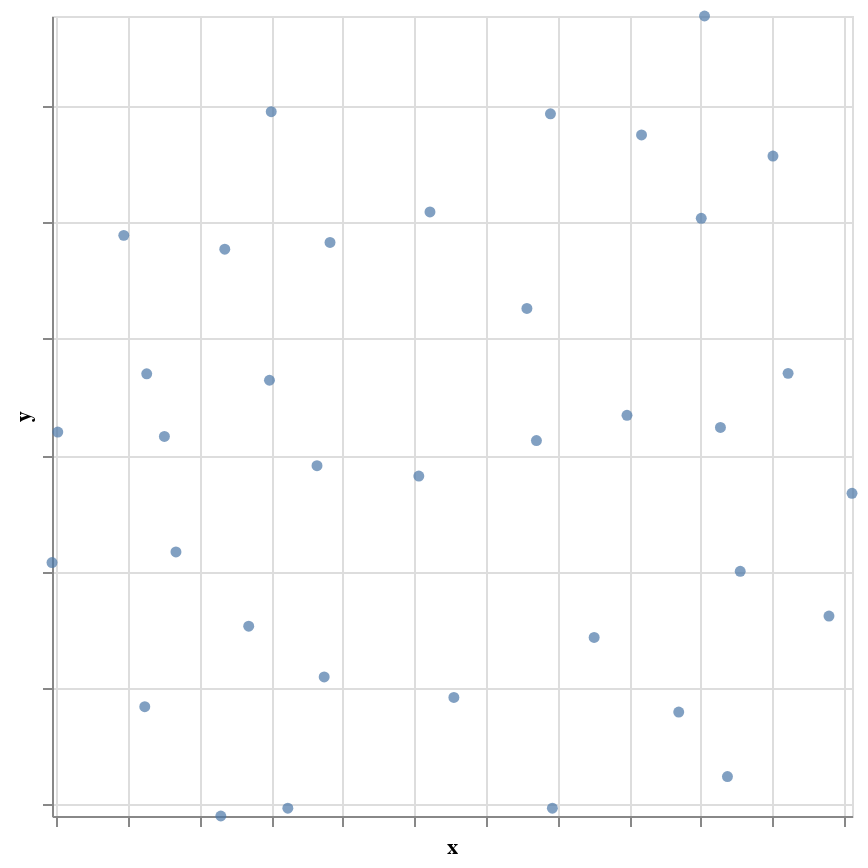

The notebook cell this image was saved under:
### Markdown cell above
### UMAP

One major downside of PCA is that it throws away a lot of dimensionality information not included in the few (often two) principal components that are selected. A more recently developed dimensionality reduction technique is [UMAP](https://umap-learn.readthedocs.io/) (Uniform manifold approximation and projection). With this projection technique all dimensions are considered—as the name suggests: *in approximation*—to generate a dimensionality reduction that satisfies both global and local structures. We keep it brief here, but [there is more to it](https://pair-code.github.io/understanding-umap/).

### Code cell
# import the umap library
import umap

# there are two main parameters, which you need to tweak
reducer = umap.UMAP(
        n_neighbors=15,  # balances local versus global structure
        min_dist=.4  # .01 for tight clumps, large for loose 1
)

# the datasets have a similar structure; you can replace it with oecd or wikidata:
data = oecd

# we use again the StandardScaler for normalization
# and add the UMAP reducer afterwards into the pipeline
pipe = Pipeline([('scaling', StandardScaler()), ('umap', reducer)])

# start the normalization and reduction steps
embedding = pipe.fit_transform(data[data.columns[1:]])

# turn the resulting embedding into dataframe, in which the positions are x and y
umap_positions = pd.DataFrame(embedding, columns=["x", "y"])

# … and merge it with the original dataset
data_umap = pd.concat([data, umap_positions], axis = 1)

# to center the scatterplot around generated positions,
# we adjust the scales according to the smallest and largest x and y values:
x_domain = [data_umap["x"].min(), data_umap["x"].max() ]
y_domain = [data_umap["y"].min(), data_umap["y"].max() ]

# display scatterplot and pass domains for x and y to scale parameter
alt.Chart(data_umap).mark_circle().encode(
    alt.X('x', scale=alt.Scale(domain=x_domain), axis=alt.Axis(labels=False)),
    alt.Y('y', scale=alt.Scale(domain=y_domain), axis=alt.Axis(labels=False)),
    tooltip="country"
).properties(width=400, height=400)

### Figure 1 — Vega-Lite specification as saved in the notebook (floating-point values rounded to 4 significant figures)
{"config": {"view": {"continuousWidth": 400, "continuousHeight": 300}}, "data": {"name": "data-bbb3a1b287b8eaef333247879eee74e2"}, "mark": "circle", "encoding": {"tooltip": {"type": "nominal", "field": "country"}, "x": {"type": "quantitative", "axis": {"labels": false}, "field": "x", "scale": {"domain": [-0.03042, 5.556]}}, "y": {"type": "quantitative", "axis": {"labels": false}, "field": "y", "scale": {"domain": [9.451, 12.89]}}}, "height": 400, "width": 400, "$schema": "https://vega.github.io/schema/vega-lite/v4.8.1.json", "datasets": {"data-bbb3a1b287b8eaef333247879eee74e2": [{"country": "Australia", "dwellings without basic facilities": 1.1, "housing expenditure": 20, "rooms per person": 2.3, "household net adjusted disposable income": 31197, "household net financial wealth": 38482, "employment rate": 72, "job security": 4.4, "long-term unemployment rate": 1.06, "personal earnings": 46585, "quality of support network": 93, "educational attainment": 74, "student skills": 512, "years in education": 18.8, "air pollution": 13, "water quality": 93, "consultation on rule-making": 10.5, "voter turnout": 93, "life expectancy": 82.0, "self-reported health": 85, "life satisfaction": 7.4, "assault rate": 2.1, "homicide rate": 0.8, "employees working very long hours": 14.23, "time devoted to leisure and personal care": 14.41, "x": -0.03042, "y": 10.54}, {"country": "Austria", "dwellings without basic facilities": 1.0, "housing expenditure": 21, "rooms per person": 1.6, "household net adjusted disposable income": 29256, "household net financial wealth": 48125, "employment rate": 73, "job security": 3.4, "long-term unemployment rate": 1.07, "personal earnings": 43837, "quality of support network": 95, "educational attainment": 82, "student skills": 500, "years in education": 16.9, "air pollution": 27, "water quality": 95, "consultation on rule-making": 7.1, "voter turnout": 75, "life expectancy": 81.1, "self-reported health": 69, "life satisfaction": 7.5, "assault rate": 3.4, "homicide rate": 0.5, "employees working very long hours": 8.61, "time devoted to leisure and personal care": 14.46, "x": 1.82, "y": 10.96}, {"country": "Belgium", "dwellings without basic facilities": 1.9, "housing expenditure": 20, "rooms per person": 2.3, "household net adjusted disposable income": 27811, "household net financial wealth": 78368, "employment rate": 62, "job security": 4.5, "long-term unemployment rate": 3.37, "personal earnings": 47276, "quality of support network": 91, "educational attainment": 71, "student skills": 509, "years in education": 18.8, "air pollution": 21, "water quality": 84, "consultation on rule-making": 4.5, "voter turnout": 89, "life expectancy": 80.5, "self-reported health": 74, "life satisfaction": 7.1, "assault rate": 6.6, "homicide rate": 1.2, "employees working very long hours": 4.41, "time devoted to leisure and personal care": 15.71, "x": 1.501, "y": 12.48}, {"country": "Brazil", "dwellings without basic facilities": 6.7, "housing expenditure": 21, "rooms per person": 1.4, "household net adjusted disposable income": 10310, "household net financial wealth": 6875, "employment rate": 67, "job security": 4.8, "long-term unemployment rate": 2.17, "personal earnings": 7909, "quality of support network": 90, "educational attainment": 43, "student skills": 402, "years in education": 16.3, "air pollution": 18, "water quality": 67, "consultation on rule-making": 4.0, "voter turnout": 79, "life expectancy": 73.4, "self-reported health": 69, "life satisfaction": 7.2, "assault rate": 7.9, "homicide rate": 25.5, "employees working very long hours": 10.74, "time devoted to leisure and personal care": 14.97, "x": 4.504, "y": 12.02}, {"country": "Canada", "dwellings without basic facilities": 0.2, "housing expenditure": 22, "rooms per person": 2.5, "household net adjusted disposable income": 30212, "household net financial wealth": 63261, "employment rate": 72, "job security": 6.6, "long-term unemployment rate": 0.9, "personal earnings": 44017, "quality of support network": 94, "educational attainment": 89, "student skills": 522, "years in education": 17.0, "air pollution": 15, "water quality": 90, "consultation on rule-making": 10.5, "voter turnout": 61, "life expectancy": 81.0, "self-reported health": 88, "life satisfaction": 7.6, "assault rate": 1.3, "homicide rate": 1.7, "employees working very long hours": 3.98, "time devoted to leisure and personal care": 14.25, "x": 1.149, "y": 9.451}, {"country": "Chile", "dwellings without basic facilities": 9.4, "housing expenditure": 19, "rooms per person": 1.3, "household net adjusted disposable income": 13762, "household net financial wealth": 18141, "employment rate": 62, "job security": 4.7, "long-term unemployment rate": 2.01, "personal earnings": 15438, "quality of support network": 85, "educational attainment": 72, "student skills": 436, "years in education": 16.4, "air pollution": 46, "water quality": 79, "consultation on rule-making": 2.0, "voter turnout": 88, "life expectancy": 78.3, "self-reported health": 59, "life satisfaction": 6.6, "assault rate": 6.9, "homicide rate": 5.2, "employees working very long hours": 15.42, "time devoted to leisure and personal care": 14.41, "x": 4.526, "y": 12.89}, {"country": "Czech Republic", "dwellings without basic facilities": 0.9, "housing expenditure": 25, "rooms per person": 1.4, "household net adjusted disposable income": 17262, "household net financial wealth": 17875, "employment rate": 67, "job security": 4.2, "long-term unemployment rate": 3.03, "personal earnings": 20645, "quality of support network": 87, "educational attainment": 92, "student skills": 500, "years in education": 17.9, "air pollution": 16, "water quality": 81, "consultation on rule-making": 6.8, "voter turnout": 59, "life expectancy": 78.0, "self-reported health": 60, "life satisfaction": 6.7, "assault rate": 2.8, "homicide rate": 0.8, "employees working very long hours": 7.14, "time devoted to leisure and personal care": 14.98, "x": 4.346, "y": 9.898}, {"country": "Denmark", "dwellings without basic facilities": 0.4, "housing expenditure": 24, "rooms per person": 2.0, "household net adjusted disposable income": 25172, "household net financial wealth": 39951, "employment rate": 73, "job security": 5.8, "long-term unemployment rate": 2.11, "personal earnings": 45642, "quality of support network": 96, "educational attainment": 77, "student skills": 498, "years in education": 19.2, "air pollution": 15, "water quality": 95, "consultation on rule-making": 7.0, "voter turnout": 88, "life expectancy": 79.9, "self-reported health": 71, "life satisfaction": 7.6, "assault rate": 3.9, "homicide rate": 0.8, "employees working very long hours": 2.06, "time devoted to leisure and personal care": 16.06, "x": 0.4709, "y": 11.95}, {"country": "Estonia", "dwellings without basic facilities": 8.6, "housing expenditure": 20, "rooms per person": 1.6, "household net adjusted disposable income": 14382, "household net financial wealth": 7843, "employment rate": 67, "job security": 5.3, "long-term unemployment rate": 5.46, "personal earnings": 17488, "quality of support network": 89, "educational attainment": 89, "student skills": 526, "years in education": 17.5, "air pollution": 9, "water quality": 80, "consultation on rule-making": 3.3, "voter turnout": 64, "life expectancy": 76.3, "self-reported health": 52, "life satisfaction": 5.4, "assault rate": 5.5, "homicide rate": 4.7, "employees working very long hours": 3.59, "time devoted to leisure and personal care": 14.9, "x": 5.396, "y": 10.31}, {"country": "Finland", "dwellings without basic facilities": 0.6, "housing expenditure": 22, "rooms per person": 1.9, "household net adjusted disposable income": 26904, "household net financial wealth": 20190, "employment rate": 70, "job security": 6.4, "long-term unemployment rate": 1.65, "personal earnings": 38976, "quality of support network": 93, "educational attainment": 84, "student skills": 529, "years in education": 19.7, "air pollution": 15, "water quality": 95, "consultation on rule-making": 9.0, "voter turnout": 69, "life expectancy": 80.6, "self-reported health": 69, "life satisfaction": 7.4, "assault rate": 2.4, "homicide rate": 1.8, "employees working very long hours": 3.7, "time devoted to leisure and personal care": 14.89, "x": 0.8352, "y": 10.59}, {"country": "France", "dwellings without basic facilities": 0.5, "housing expenditure": 21, "rooms per person": 1.8, "household net adjusted disposable income": 29322, "household net financial wealth": 47668, "employment rate": 64, "job security": 6.5, "long-term unemployment rate": 3.98, "personal earnings": 38625, "quality of support network": 91, "educational attainment": 72, "student skills": 500, "years in education": 16.5, "air pollution": 12, "water quality": 85, "consultation on rule-making": 3.5, "voter turnout": 80, "life expectancy": 82.2, "self-reported health": 68, "life satisfaction": 6.7, "assault rate": 5.0, "homicide rate": 0.8, "employees working very long hours": 8.71, "time devoted to leisure and personal care": 15.33, "x": 2.609, "y": 12.05}, {"country": "Germany", "dwellings without basic facilities": 0.9, "housing expenditure": 21, "rooms per person": 1.8, "household net adjusted disposable income": 30721, "household net financial wealth": 49484, "employment rate": 73, "job security": 3.2, "long-term unemployment rate": 2.52, "personal earnings": 41782, "quality of support network": 93, "educational attainment": 86, "student skills": 515, "years in education": 18.1, "air pollution": 16, "water quality": 94, "consultation on rule-making": 4.5, "voter turnout": 72, "life expectancy": 80.8, "self-reported health": 65, "life satisfaction": 7.0, "assault rate": 3.6, "homicide rate": 0.5, "employees working very long hours": 5.6, "time devoted to leisure and personal care": 15.31, "x": 1.488, "y": 11.32}, {"country": "Greece", "dwellings without basic facilities": 0.5, "housing expenditure": 27, "rooms per person": 1.2, "household net adjusted disposable income": 19095, "household net financial wealth": 14004, "employment rate": 51, "job security": 12.0, "long-term unemployment rate": 14.37, "personal earnings": 27434, "quality of support network": 68, "educational attainment": 67, "student skills": 466, "years in education": 18.6, "air pollution": 27, "water quality": 66, "consultation on rule-making": 6.5, "voter turnout": 62, "life expectancy": 80.8, "self-reported health": 76, "life satisfaction": 4.7, "assault rate": 3.7, "homicide rate": 1.4, "employees working very long hours": 5.65, "time devoted to leisure and personal care": 14.91, "x": 4.638, "y": 11.12}, {"country": "Hungary", "dwellings without basic facilities": 4.8, "housing expenditure": 21, "rooms per person": 1.0, "household net adjusted disposable income": 15240, "household net financial wealth": 13652, "employment rate": 57, "job security": 6.7, "long-term unemployment rate": 5.05, "personal earnings": 20514, "quality of support network": 87, "educational attainment": 82, "student skills": 487, "years in education": 17.5, "air pollution": 15, "water quality": 77, "consultation on rule-making": 7.9, "voter turnout": 64, "life expectancy": 75.0, "self-reported health": 56, "life satisfaction": 4.9, "assault rate": 3.6, "homicide rate": 1.5, "employees working very long hours": 2.92, "time devoted to leisure and personal care": 15.04, "x": 4.776, "y": 10.5}, {"country": "Iceland", "dwellings without basic facilities": 0.4, "housing expenditure": 21, "rooms per person": 1.6, "household net adjusted disposable income": 22415, "household net financial wealth": 43045, "employment rate": 80, "job security": 4.3, "long-term unemployment rate": 1.68, "personal earnings": 39433, "quality of support network": 96, "educational attainment": 71, "student skills": 484, "years in education": 19.5, "air pollution": 18, "water quality": 97, "consultation on rule-making": 5.1, "voter turnout": 81, "life expectancy": 82.4, "self-reported health": 78, "life satisfaction": 7.5, "assault rate": 2.7, "homicide rate": 1.3, "employees working very long hours": 13.73, "time devoted to leisure and personal care": 14.61, "x": 0.631, "y": 11.35}, {"country": "Ireland", "dwellings without basic facilities": 0.2, "housing expenditure": 20, "rooms per person": 2.1, "household net adjusted disposable income": 23721, "household net financial wealth": 28099, "employment rate": 59, "job security": 6.4, "long-term unemployment rate": 9.24, "personal earnings": 50853, "quality of support network": 95, "educational attainment": 73, "student skills": 516, "years in education": 17.5, "air pollution": 13, "water quality": 84, "consultation on rule-making": 9.0, "voter turnout": 70, "life expectancy": 80.6, "self-reported health": 83, "life satisfaction": 6.8, "assault rate": 2.6, "homicide rate": 0.8, "employees working very long hours": 4.17, "time devoted to leisure and personal care": 15.19, "x": 2.531, "y": 10.91}, {"country": "Israel", "dwellings without basic facilities": 3.8, "housing expenditure": 21, "rooms per person": 1.1, "household net adjusted disposable income": 20434, "household net financial wealth": 55932, "employment rate": 67, "job security": 6.5, "long-term unemployment rate": 0.91, "personal earnings": 27577, "quality of support network": 89, "educational attainment": 83, "student skills": 474, "years in education": 15.7, "air pollution": 21, "water quality": 66, "consultation on rule-making": 2.5, "voter turnout": 68, "life expectancy": 81.8, "self-reported health": 82, "life satisfaction": 7.1, "assault rate": 6.4, "homicide rate": 2.2, "employees working very long hours": 18.77, "time devoted to leisure and personal care": 14.48, "x": 3.451, "y": 12.47}, {"country": "Italy", "dwellings without basic facilities": 0.5, "housing expenditure": 23, "rooms per person": 1.4, "household net adjusted disposable income": 24724, "household net financial wealth": 54147, "employment rate": 58, "job security": 5.5, "long-term unemployment rate": 5.67, "personal earnings": 33571, "quality of support network": 91, "educational attainment": 56, "student skills": 490, "years in education": 17.0, "air pollution": 21, "water quality": 80, "consultation on rule-making": 5.0, "voter turnout": 75, "life expectancy": 82.7, "self-reported health": 65, "life satisfaction": 6.0, "assault rate": 4.7, "homicide rate": 0.7, "employees working very long hours": 3.7, "time devoted to leisure and personal care": 14.98, "x": 3.286, "y": 11.63}, {"country": "Japan", "dwellings without basic facilities": 6.4, "housing expenditure": 22, "rooms per person": 1.8, "household net adjusted disposable income": 25066, "household net financial wealth": 85309, "employment rate": 71, "job security": 2.9, "long-term unemployment rate": 1.67, "personal earnings": 36039, "quality of support network": 90, "educational attainment": 93, "student skills": 540, "years in education": 16.2, "air pollution": 24, "water quality": 86, "consultation on rule-making": 7.3, "voter turnout": 59, "life expectancy": 82.7, "self-reported health": 30, "life satisfaction": 6.0, "assault rate": 1.4, "homicide rate": 0.3, "employees working very long hours": 22.62, "time devoted to leisure and personal care": 14.93, "x": 2.776, "y": 9.96}, {"country": "Korea", "dwellings without basic facilities": 4.2, "housing expenditure": 16, "rooms per person": 1.4, "household net adjusted disposable income": 18035, "household net financial wealth": 28290, "employment rate": 64, "job security": 3.0, "long-term unemployment rate": 0.01, "personal earnings": 34056, "quality of support network": 77, "educational attainment": 81, "student skills": 542, "years in education": 17.5, "air pollution": 30, "water quality": 78, "consultation on rule-making": 10.4, "voter turnout": 76, "life expectancy": 81.1, "self-reported health": 37, "life satisfaction": 6.0, "assault rate": 2.1, "homicide rate": 1.1, "employees working very long hours": 27.13, "time devoted to leisure and personal care": 14.63, "x": 3.464, "y": 9.485}, {"country": "Luxembourg", "dwellings without basic facilities": 0.7, "housing expenditure": 23, "rooms per person": 2.0, "household net adjusted disposable income": 35635, "household net financial wealth": 57159, "employment rate": 66, "job security": 4.0, "long-term unemployment rate": 1.56, "personal earnings": 52542, "quality of support network": 88, "educational attainment": 77, "student skills": 490, "years in education": 14.1, "air pollution": 12, "water quality": 81, "consultation on rule-making": 6.0, "voter turnout": 91, "life expectancy": 81.1, "self-reported health": 73, "life satisfaction": 7.1, "assault rate": 4.3, "homicide rate": 2.1, "employees working very long hours": 3.18, "time devoted to leisure and personal care": 15.12, "x": 1.911, "y": 11.91}, {"country": "Mexico", "dwellings without basic facilities": 4.2, "housing expenditure": 21, "rooms per person": 1.0, "household net adjusted disposable income": 12850, "household net financial wealth": 10449, "employment rate": 61, "job security": 4.7, "long-term unemployment rate": 0.09, "personal earnings": 14653, "quality of support network": 74, "educational attainment": 36, "student skills": 417, "years in education": 15.2, "air pollution": 30, "water quality": 68, "consultation on rule-making": 9.0, "voter turnout": 63, "life expectancy": 74.4, "self-reported health": 66, "life satisfaction": 7.4, "assault rate": 12.8, "homicide rate": 23.4, "employees working very long hours": 28.77, "time devoted to leisure and personal care": 13.89, "x": 4.087, "y": 12.38}, {"country": "Netherlands", "dwellings without basic facilities": 0.0, "housing expenditure": 21, "rooms per person": 2.0, "household net adjusted disposable income": 25697, "household net financial wealth": 71073, "employment rate": 75, "job security": 3.6, "long-term unemployment rate": 1.78, "personal earnings": 45362, "quality of support network": 92, "educational attainment": 72, "student skills": 519, "years in education": 18.6, "air pollution": 30, "water quality": 94, "consultation on rule-making": 6.1, "voter turnout": 75, "life expectancy": 81.3, "self-reported health": 76, "life satisfaction": 7.4, "assault rate": 4.9, "homicide rate": 0.9, "employees working very long hours": 0.59, "time devoted to leisure and personal care": 15.44, "x": 1.176, "y": 11.89}, {"country": "New Zealand", "dwellings without basic facilities": 0.2, "housing expenditure": 25, "rooms per person": 2.3, "household net adjusted disposable income": 21773, "household net financial wealth": 7480, "employment rate": 72, "job security": 5.8, "long-term unemployment rate": 0.91, "personal earnings": 31394, "quality of support network": 96, "educational attainment": 74, "student skills": 509, "years in education": 18.1, "air pollution": 11, "water quality": 89, "consultation on rule-making": 10.3, "voter turnout": 74, "life expectancy": 81.2, "self-reported health": 89, "life satisfaction": 7.3, "assault rate": 2.2, "homicide rate": 1.9, "employees working very long hours": 13.07, "time devoted to leisure and personal care": 14.87, "x": 1.343, "y": 10.27}, {"country": "Norway", "dwellings without basic facilities": 0.3, "housing expenditure": 17, "rooms per person": 2.0, "household net adjusted disposable income": 32093, "household net financial wealth": 8365, "employment rate": 76, "job security": 2.9, "long-term unemployment rate": 0.28, "personal earnings": 46618, "quality of support network": 93, "educational attainment": 82, "student skills": 496, "years in education": 17.9, "air pollution": 16, "water quality": 96, "consultation on rule-making": 8.1, "voter turnout": 78, "life expectancy": 81.4, "self-reported health": 73, "life satisfaction": 7.7, "assault rate": 3.3, "homicide rate": 2.3, "employees working very long hours": 3.1, "time devoted to leisure and personal care": 15.56, "x": 0.7545, "y": 11.08}, {"country": "Poland", "dwellings without basic facilities": 3.5, "housing expenditure": 23, "rooms per person": 1.0, "household net adjusted disposable income": 16234, "household net financial wealth": 10406, "employment rate": 60, "job security": 7.3, "long-term unemployment rate": 3.51, "personal earnings": 21140, "quality of support network": 89, "educational attainment": 89, "student skills": 521, "years in education": 18.3, "air pollution": 33, "water quality": 77, "consultation on rule-making": 10.8, "voter turnout": 55, "life expectancy": 76.9, "self-reported health": 58, "life satisfaction": 5.7, "assault rate": 1.4, "homicide rate": 1.0, "employees working very long hours": 7.58, "time devoted to leisure and personal care": 14.2, "x": 4.687, "y": 9.621}, {"country": "Portugal", "dwellings without basic facilities": 0.9, "housing expenditure": 18, "rooms per person": 1.6, "household net adjusted disposable income": 18806, "household net financial wealth": 29640, "employment rate": 62, "job security": 9.1, "long-term unemployment rate": 7.62, "personal earnings": 23419, "quality of support network": 85, "educational attainment": 35, "student skills": 488, "years in education": 17.8, "air pollution": 18, "water quality": 87, "consultation on rule-making": 6.5, "voter turnout": 58, "life expectancy": 80.8, "self-reported health": 50, "life satisfaction": 5.2, "assault rate": 5.7, "homicide rate": 0.9, "employees working very long hours": 9.31, "time devoted to leisure and personal care": 14.95, "x": 3.985, "y": 11.17}, {"country": "Russian Federation", "dwellings without basic facilities": 15.1, "housing expenditure": 11, "rooms per person": 0.9, "household net adjusted disposable income": 17230, "household net financial wealth": 3331, "employment rate": 69, "job security": 4.0, "long-term unemployment rate": 1.69, "personal earnings": 21311, "quality of support network": 84, "educational attainment": 94, "student skills": 481, "years in education": 15.8, "air pollution": 15, "water quality": 44, "consultation on rule-making": 2.5, "voter turnout": 65, "life expectancy": 69.0, "self-reported health": 37, "life satisfaction": 5.5, "assault rate": 3.8, "homicide rate": 12.8, "employees working very long hours": 0.17, "time devoted to leisure and personal care": 14.97, "x": 5.556, "y": 10.84}, {"country": "Slovak Republic", "dwellings without basic facilities": 1.1, "housing expenditure": 25, "rooms per person": 1.2, "household net adjusted disposable income": 17228, "household net financial wealth": 9651, "employment rate": 60, "job security": 5.8, "long-term unemployment rate": 8.89, "personal earnings": 20428, "quality of support network": 88, "educational attainment": 91, "student skills": 472, "years in education": 16.4, "air pollution": 13, "water quality": 82, "consultation on rule-making": 6.6, "voter turnout": 59, "life expectancy": 76.1, "self-reported health": 63, "life satisfaction": 5.9, "assault rate": 3.0, "homicide rate": 1.2, "employees working very long hours": 6.48, "time devoted to leisure and personal care": 14.99, "x": 5.11, "y": 11.35}, {"country": "Slovenia", "dwellings without basic facilities": 0.4, "housing expenditure": 20, "rooms per person": 1.4, "household net adjusted disposable income": 19692, "household net financial wealth": 18912, "employment rate": 64, "job security": 5.0, "long-term unemployment rate": 4.23, "personal earnings": 33040, "quality of support network": 93, "educational attainment": 84, "student skills": 499, "years in education": 18.3, "air pollution": 26, "water quality": 90, "consultation on rule-making": 10.3, "voter turnout": 66, "life expectancy": 80.1, "self-reported health": 61, "life satisfaction": 6.0, "assault rate": 3.9, "homicide rate": 0.4, "employees working very long hours": 5.72, "time devoted to leisure and personal care": 14.62, "x": 3.756, "y": 10.22}, {"country": "Spain", "dwellings without basic facilities": 0.0, "housing expenditure": 20, "rooms per person": 1.9, "household net adjusted disposable income": 22799, "household net financial wealth": 23920, "employment rate": 56, "job security": 17.7, "long-term unemployment rate": 11.13, "personal earnings": 34747, "quality of support network": 92, "educational attainment": 54, "student skills": 490, "years in education": 17.6, "air pollution": 24, "water quality": 75, "consultation on rule-making": 7.3, "voter turnout": 69, "life expectancy": 82.4, "self-reported health": 75, "life satisfaction": 6.2, "assault rate": 4.2, "homicide rate": 0.7, "employees working very long hours": 5.95, "time devoted to leisure and personal care": 16.06, "x": 3.353, "y": 11.06}, {"country": "Sweden", "dwellings without basic facilities": 0.0, "housing expenditure": 21, "rooms per person": 1.7, "household net adjusted disposable income": 27546, "household net financial wealth": 55301, "employment rate": 74, "job security": 6.5, "long-term unemployment rate": 1.4, "personal earnings": 38789, "quality of support network": 91, "educational attainment": 87, "student skills": 482, "years in education": 19.2, "air pollution": 10, "water quality": 97, "consultation on rule-making": 10.9, "voter turnout": 85, "life expectancy": 81.9, "self-reported health": 80, "life satisfaction": 7.4, "assault rate": 5.1, "homicide rate": 1.0, "employees working very long hours": 1.14, "time devoted to leisure and personal care": 15.11, "x": 0.01003, "y": 11.1}, {"country": "Switzerland", "dwellings without basic facilities": 0.1, "housing expenditure": 23, "rooms per person": 1.9, "household net adjusted disposable income": 30745, "household net financial wealth": 100812, "employment rate": 79, "job security": 2.8, "long-term unemployment rate": 1.48, "personal earnings": 52307, "quality of support network": 94, "educational attainment": 86, "student skills": 518, "years in education": 17.1, "air pollution": 20, "water quality": 95, "consultation on rule-making": 8.4, "voter turnout": 49, "life expectancy": 82.8, "self-reported health": 81, "life satisfaction": 7.8, "assault rate": 4.2, "homicide rate": 0.5, "employees working very long hours": 7.3, "time devoted to leisure and personal care": 14.98, "x": 1.617, "y": 9.485}, {"country": "Turkey", "dwellings without basic facilities": 12.7, "housing expenditure": 21, "rooms per person": 1.1, "household net adjusted disposable income": 13794, "household net financial wealth": 3317, "employment rate": 49, "job security": 7.8, "long-term unemployment rate": 2.29, "personal earnings": 17460, "quality of support network": 79, "educational attainment": 32, "student skills": 462, "years in education": 16.0, "air pollution": 35, "water quality": 60, "consultation on rule-making": 5.5, "voter turnout": 88, "life expectancy": 74.6, "self-reported health": 67, "life satisfaction": 4.9, "assault rate": 5.0, "homicide rate": 3.3, "employees working very long hours": 43.29, "time devoted to leisure and personal care": 13.42, "x": 5.004, "y": 12.29}, {"country": "United Kingdom", "dwellings without basic facilities": 0.3, "housing expenditure": 24, "rooms per person": 1.9, "household net adjusted disposable income": 25828, "household net financial wealth": 60065, "employment rate": 71, "job security": 5.6, "long-term unemployment rate": 2.75, "personal earnings": 40649, "quality of support network": 94, "educational attainment": 77, "student skills": 502, "years in education": 16.6, "air pollution": 13, "water quality": 92, "consultation on rule-making": 11.5, "voter turnout": 66, "life expectancy": 81.1, "self-reported health": 78, "life satisfaction": 6.9, "assault rate": 1.9, "homicide rate": 0.3, "employees working very long hours": 12.27, "time devoted to leisure and personal care": 14.83, "x": 1.87, "y": 10.05}, {"country": "United States", "dwellings without basic facilities": 0.1, "housing expenditure": 19, "rooms per person": 2.3, "household net adjusted disposable income": 39531, "household net financial wealth": 132822, "employment rate": 67, "job security": 6.3, "long-term unemployment rate": 2.36, "personal earnings": 54214, "quality of support network": 90, "educational attainment": 89, "student skills": 492, "years in education": 17.1, "air pollution": 18, "water quality": 87, "consultation on rule-making": 8.3, "voter turnout": 67, "life expectancy": 78.7, "self-reported health": 90, "life satisfaction": 7.0, "assault rate": 1.5, "homicide rate": 5.2, "employees working very long hours": 11.44, "time devoted to leisure and personal care": 14.27, "x": 0.6174, "y": 9.921}]}}
